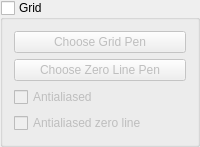
                                                            <widget class="QGroupBox" name="groupBox_yAxis_setGridVisible">
                                                                <property name="title">
                                                                    <string>Grid</string>
                                                                </property>
                                                                <property name="checkable">
                                                                    <bool>true</bool>
                                                                </property>
                                                                <property name="checked">
                                                                    <bool>false</bool>
                                                                </property>
                                                                <layout class="QGridLayout" name="gridLayout_42">
                                                                    <item row="1" column="0">
                                                                        <widget class="QPushButton" name="pushButton_yAxis_setZeroLinePen">
                                                                            <property name="text">
                                                                                <string>Choose Zero Line Pen</string>
                                                                            </property>
                                                                        </widget>
                                                                    </item>
                                                                    <item row="2" column="0">
                                                                        <widget class="QCheckBox" name="checkBox_yAxis_setGridAntialiased">
                                                                            <property name="text">
                                                                                <string>Antialiased</string>
                                                                            </property>
                                                                        </widget>
                                                                    </item>
                                                                    <item row="0" column="0">
                                                                        <widget class="QPushButton" name="pushButton_yAxis_setGridPen">
                                                                            <property name="text">
                                                                                <string>Choose Grid Pen</string>
                                                                            </property>
                                                                        </widget>
                                                                    </item>
                                                                    <item row="3" column="0">
                                                                        <widget class="QCheckBox" name="checkBox_yAxis_setZeroLineAntialiased">
                                                                            <property name="text">
                                                                                <string>Antialiased zero line</string>
                                                                            </property>
                                                                        </widget>
                                                                    </item>
                                                                </layout>
                                                            </widget>
